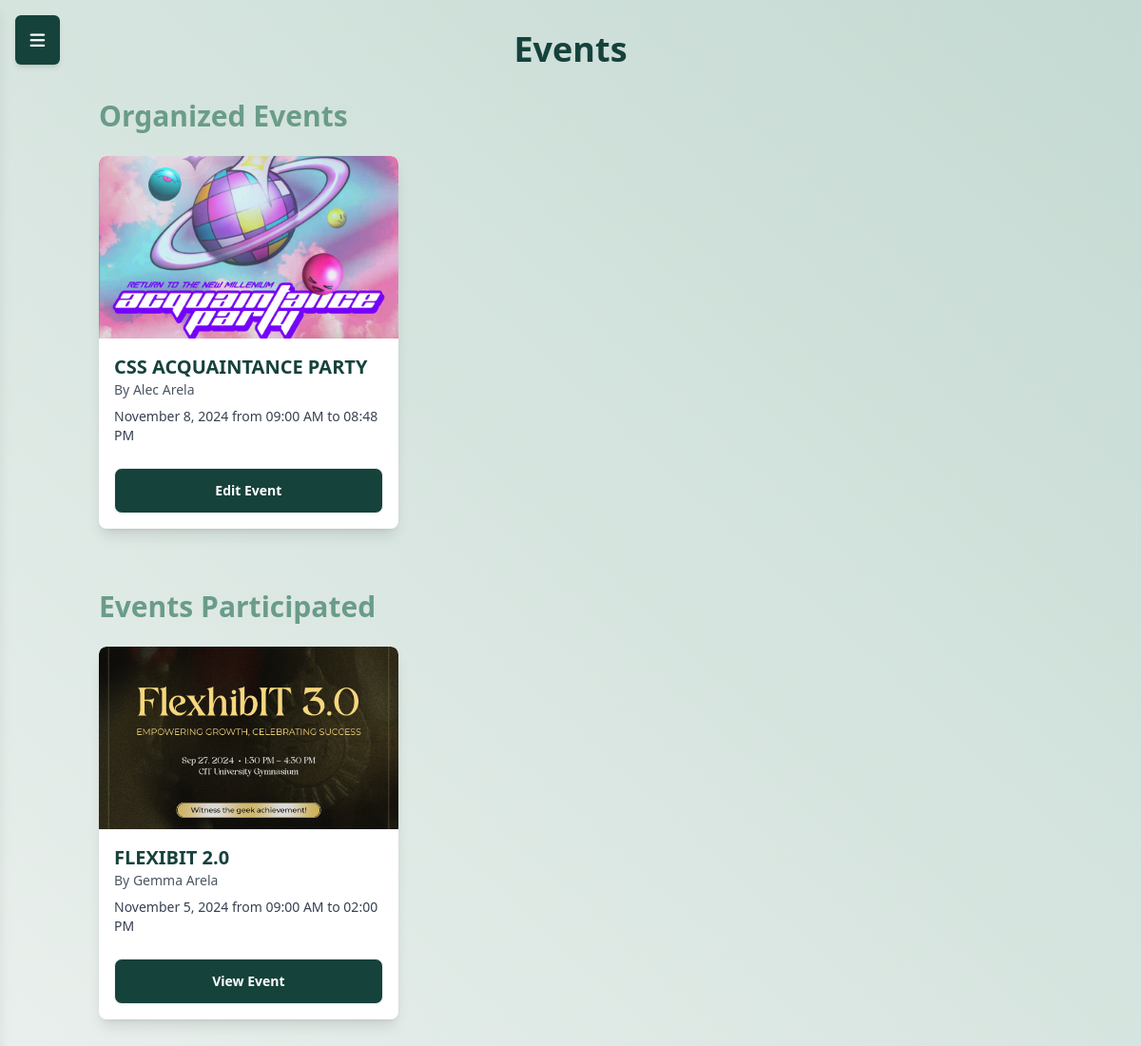
Screenshot of /event/events/ (signed in) with the database file from the repository.
### event/models.py (models this page shows, shortened)
class Event(models.Model):
    title = models.CharField(max_length=50)
    description = models.CharField(max_length=300)
    location = models.CharField(max_length=100)
    start_date = models.DateField()
    end_date = models.DateField()
    start_time = models.TimeField()  # Changed from event_time
    end_time = models.TimeField()    # Added end_time
    organizer = models.ForeignKey(settings.AUTH_USER_MODEL, on_delete=models.CASCADE, related_name="organized_events")
    image = models.ImageField(upload_to='event_images/', blank=True, null=True)

### users/models.py (models this page shows, shortened)
class CustomUser(AbstractUser):
    middle_initial = models.CharField(max_length=1, blank=True)
    contact_number = models.CharField(max_length=15, blank=True)

### event/views.py (the view)
# urls.py: path('events/', views.list_of_events, name='list_of_events'),
@login_required
def list_of_events(request):
    organized_events = Event.objects.filter(organizer=request.user)
    participated_events = Event.objects.filter(registration__participant=request.user).distinct()
    return render(request, "event/list_of_events.html", {
        "organized_events": organized_events,
        "participated_events": participated_events,
    })

### event/templates/event/list_of_events.html (shortened to what this page needs)
<!DOCTYPE html>
<html lang="en">
<head>
    <script src="https://cdn.tailwindcss.com"></script>
    <link href="https://cdn.jsdelivr.net/npm/daisyui@latest/dist/full.css" rel="stylesheet">
    <link href="https://cdn.jsdelivr.net/npm/@fortawesome/fontawesome-free/css/all.min.css" rel="stylesheet">
</head>
<body class="bg-gradient-to-tr from-[var(--color-lightest-green)] to-[var(--color-light-green)] font-sans relative min-h-screen">
    <button id="menuButton" class="fixed top-4 left-4 z-50 bg-[var(--color-dark-green)] text-white p-3 rounded-md shadow-md hover:bg-[var(--color-green)]">
        <i class="fas fa-bars text-lg"></i>
    </button>
    <div class="container mx-auto px-4 py-8">
        <h2 class="text-4xl font-bold mb-8 text-[#16423C] text-center">Events</h2>
        <section class="mb-16">
            <h3 class="text-3xl font-semibold mb-6 text-[#6A9C89]">Organized Events</h3>
            <div class="grid grid-cols-1 md:grid-cols-2 lg:grid-cols-3 gap-6">
                {% for event in organized_events %}
                <div class="card bg-white shadow-lg rounded-lg overflow-hidden transition-transform hover:scale-105">
                    <figure class="h-48">
                        {% if event.image %}
                            <img src="{{ event.image.url }}" alt="{{ event.title }}" class="w-full h-full object-cover">
                        {% else %}
                            <div class="h-full bg-gradient-to-br from-[#E9EFEC] to-[#C4DAD2] flex items-center justify-center text-gray-400 text-xl">
                                <i class="fas fa-image"></i>
                            </div>
                        {% endif %}
                    </figure>
                    <div class="p-4">
                        <h3 class="text-xl font-semibold text-[#16423C]">{{ event.title }}</h3>
                        <p class="text-sm text-gray-600">By {{ event.organizer.first_name }} {{ event.organizer.last_name }}</p>
                        <p class="text-sm text-gray-700 my-2">
                            {{ event.start_date|date:"F j, Y" }}
                            from {{ event.start_time|time:"h:i A" }}
                            to {{ event.end_time|time:"h:i A" }}
                        </p>
                        <a href="{% url 'event:edit_event' event.id %}" class="btn w-full mt-4 bg-[#16423C] hover:bg-[#0E2C23] text-white">Edit Event</a>
                    </div>
                </div>
                {% empty %}
                <p class="text-gray-600 text-center">No events organized by you yet.</p>
                {% endfor %}
            </div>
        </section>
        <section>
            <h3 class="text-3xl font-semibold mb-6 text-[#6A9C89]">Events Participated</h3>
            <div class="grid grid-cols-1 md:grid-cols-2 lg:grid-cols-3 gap-6">
                {% for event in participated_events %}
                <div class="card bg-white shadow-lg rounded-lg overflow-hidden transition-transform hover:scale-105">
                    <figure class="h-48">
                        {% if event.image %}
                            <img src="{{ event.image.url }}" alt="{{ event.title }}" class="w-full h-full object-cover">
                        {% else %}
                            <div class="h-full bg-gradient-to-br from-[#E9EFEC] to-[#C4DAD2] flex items-center justify-center text-gray-400 text-xl">
                                <i class="fas fa-image"></i>
                            </div>
                        {% endif %}
                    </figure>
                    <div class="p-4">
                        <h3 class="text-xl font-semibold text-[#16423C]">{{ event.title }}</h3>
                        <p class="text-sm text-gray-600">By {{ event.organizer.first_name }} {{ event.organizer.last_name }}</p>
                        <p class="text-sm text-gray-700 my-2">
                            {{ event.start_date|date:"F j, Y" }}
                            from {{ event.start_time|time:"h:i A" }}
                            to {{ event.end_time|time:"h:i A" }}
                        </p>
                        <a href="{% url 'event:view_event' event.id %}" class="btn w-full mt-4 bg-[#16423C] hover:bg-[#0E2C23] text-white">View Event</a>
                    </div>
                </div>
                {% empty %}
                <p class="text-gray-600 text-center">No events participated in yet.</p>
                {% endfor %}
            </div>
        </section>
    </div>
</body>
</html>

### event/templates/event/list_of_events.html (style rules this page uses)
:root { --color-dark-green: #16423C; --color-green: #6A9C89; --color-light-green: #C4DAD2; --color-lightest-green: #E9EFEC; }

### rows the page displays
Event: image (picture), title "CSS ACQUAINTANCE PARTY", organizer.first_name "Alec", organizer.last_name "Arela", start_date "November 8, 2024", start_time "09:00 AM", end_time "08:48 PM"
Event: image (picture), title "FLEXIBIT 2.0", organizer.first_name "Gemma", organizer.last_name "Arela", start_date "November 5, 2024", start_time "09:00 AM", end_time "02:00 PM"
